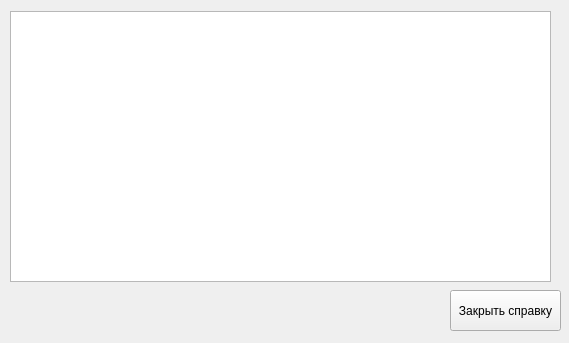
<?xml version="1.0" encoding="UTF-8"?>
<ui version="4.0">
 <class>HelpForm</class>
 <widget class="QWidget" name="HelpForm">
  <property name="windowModality">
   <enum>Qt::WindowModal</enum>
  </property>
  <property name="geometry">
   <rect>
    <x>0</x>
    <y>0</y>
    <width>569</width>
    <height>343</height>
   </rect>
  </property>
  <property name="windowTitle">
   <string>Справка</string>
  </property>
  <widget class="QLabel" name="help_label">
   <property name="geometry">
    <rect>
     <x>10</x>
     <y>10</y>
     <width>311</width>
     <height>231</height>
    </rect>
   </property>
   <property name="text">
    <string/>
   </property>
   <property name="wordWrap">
    <bool>true</bool>
   </property>
  </widget>
  <widget class="QPushButton" name="pushButton">
   <property name="geometry">
    <rect>
     <x>450</x>
     <y>290</y>
     <width>111</width>
     <height>41</height>
    </rect>
   </property>
   <property name="text">
    <string>Закрыть справку</string>
   </property>
  </widget>
  <widget class="QTextBrowser" name="textBrowser">
   <property name="geometry">
    <rect>
     <x>10</x>
     <y>11</y>
     <width>541</width>
     <height>271</height>
    </rect>
   </property>
  </widget>
 </widget>
 <resources/>
 <connections/>
</ui>
